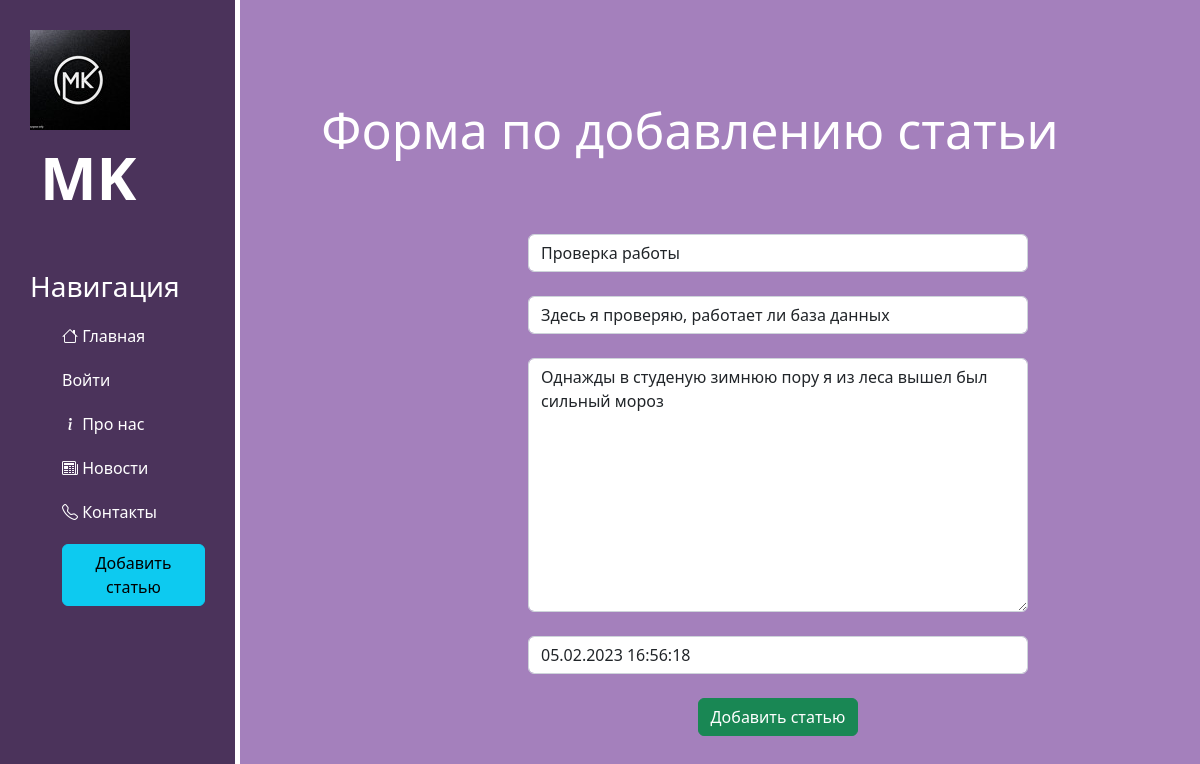
/news/1/update, run on the app's committed database.
### news/models.py (models this page shows, shortened)
class Articles(models.Model):
    title = models.CharField('Название', max_length=50)
    anons = models.CharField('Анонс', max_length=250)
    full_text = models.TextField('Статья')
    date = models.DateTimeField('Дата публикации')
    class Meta:
        verbose_name = 'Новость'
        verbose_name_plural = 'Новости'

### news/views.py (the view)
class NewsUpdateView(UpdateView):
    model = Articles
    template_name = 'news/create.html'
    form_class = ArticlesForm

### news/forms.py
class ArticlesForm(ModelForm):
    class Meta:
        model = Articles
        fields = ['title', 'anons', 'full_text', 'date']
        widgets = {
            "title": TextInput(attrs={
                'class': 'form-control',
                'placeholder': 'Название статьи'
            }),
            "anons": TextInput(attrs={
                'class': 'form-control',
                'placeholder': 'Анонс статьи'
            }),
            "date": DateTimeInput(attrs={
                'class': 'form-control',
                'placeholder': 'Дата публикации'
            }),
            "full_text": Textarea(attrs={
                'class': 'form-control',
                'placeholder': 'Текст статьи'
            }),
        }

### news/templates/news/create.html (shortened to what this page needs)
{% extends 'main/layout.html' %}
{% block content%}
    <div class="features">
        <h1>Форма по добавлению статьи</h1>
        <form method="post"><br>
            {{ form.title }}<br>
            {{ form.anons }}<br>
            {{ form.full_text }}<br>
            {{ form.date }}<br>
            <button class="btn btn-success" type="submit">Добавить статью</button>
        </form>
    </div>
{% endblock %}

### main/static/main/css/main.css (style rules this page uses)
body { background: #A480BC; }
main .features { float: left; color: #fff; margin-top: 100px; text-align: center; width: 75%; }
main .features h1 { font-size: 50px; }
form { margin-left: 32%; width: 500px; margin-top: 50px; }

### data on the page
Articles: title "Проверка работы", anons "Здесь я проверяю, работает ли база данных", full_text "Однажды в студеную зимнюю пору я из леса вышел был сильный мороз", date "05.02.2023 16:56:18"
